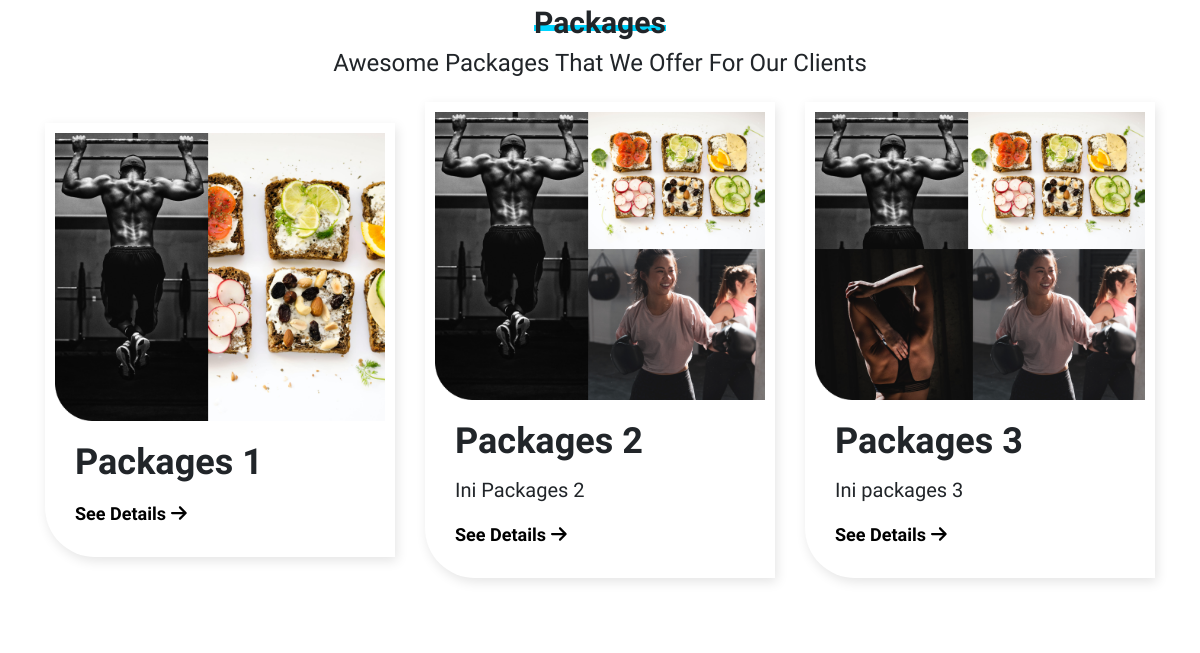
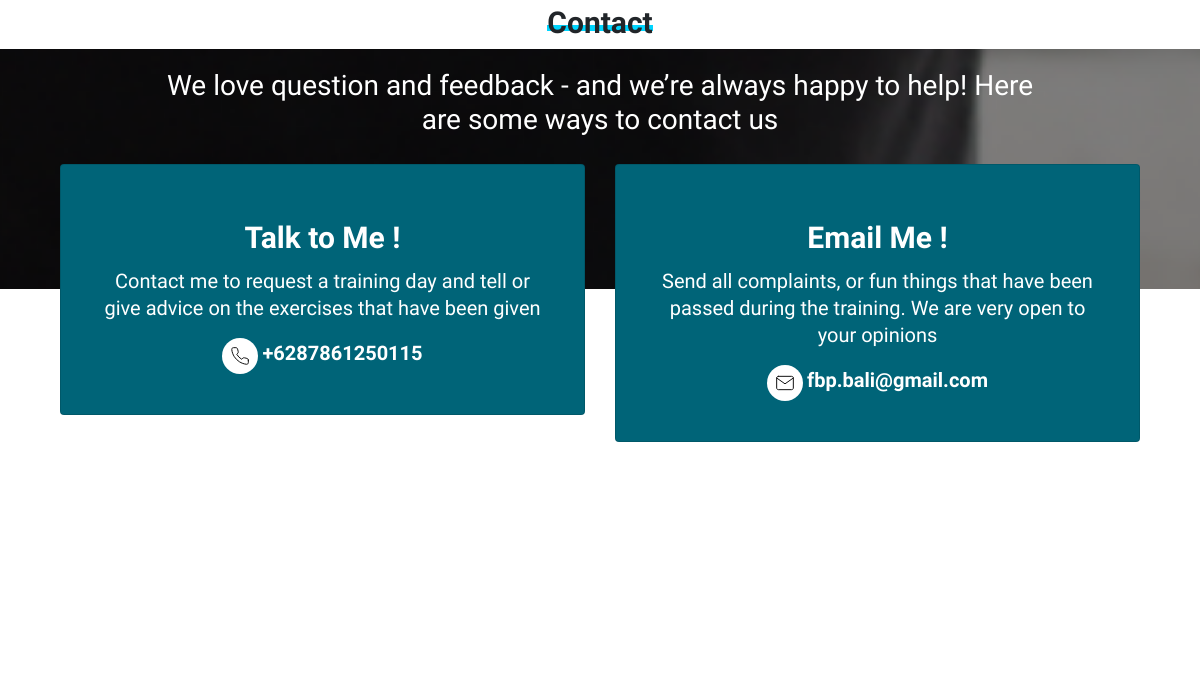
Before: /home/services (middle part) with the older database file (2 pictures, top to bottom).
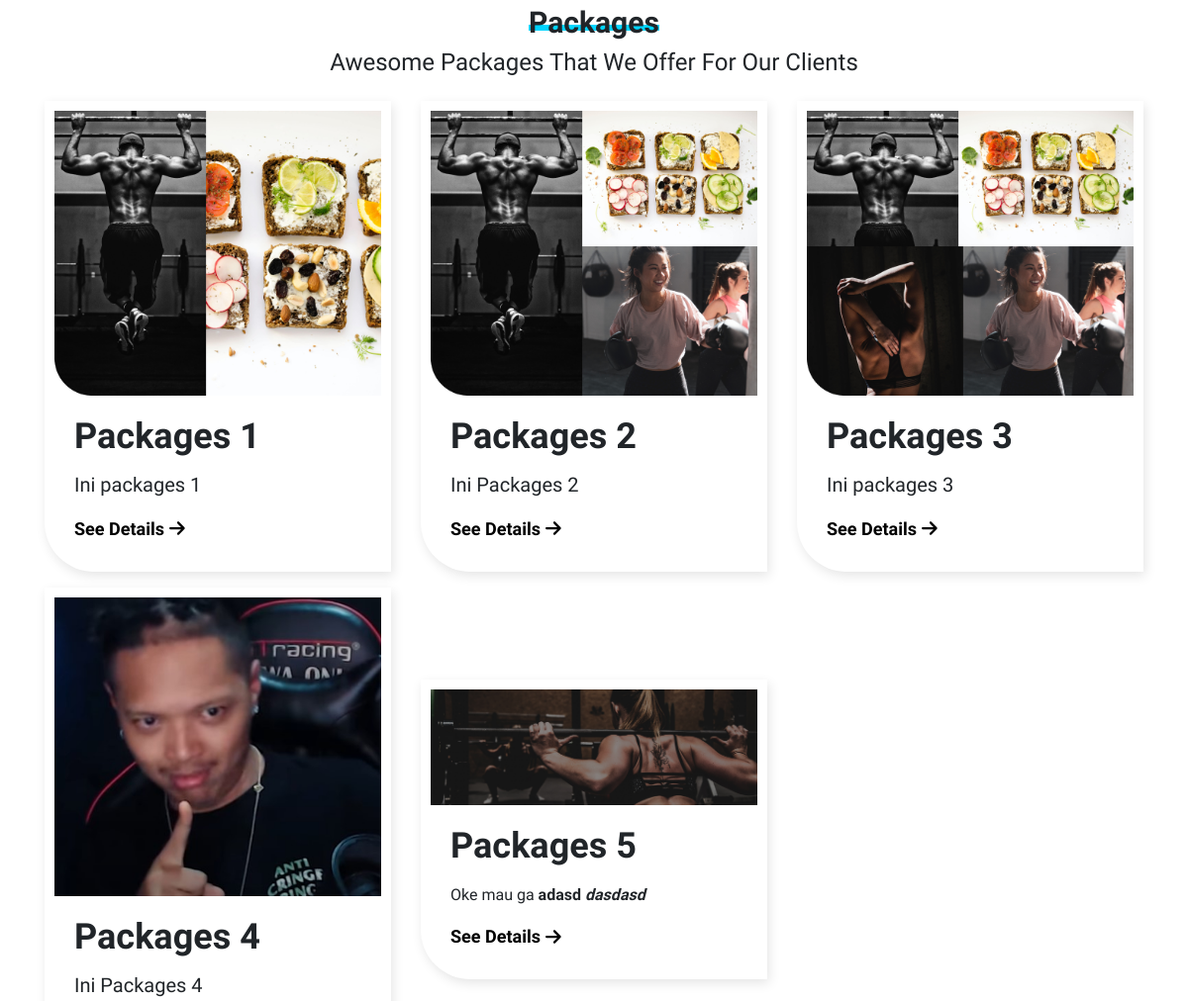
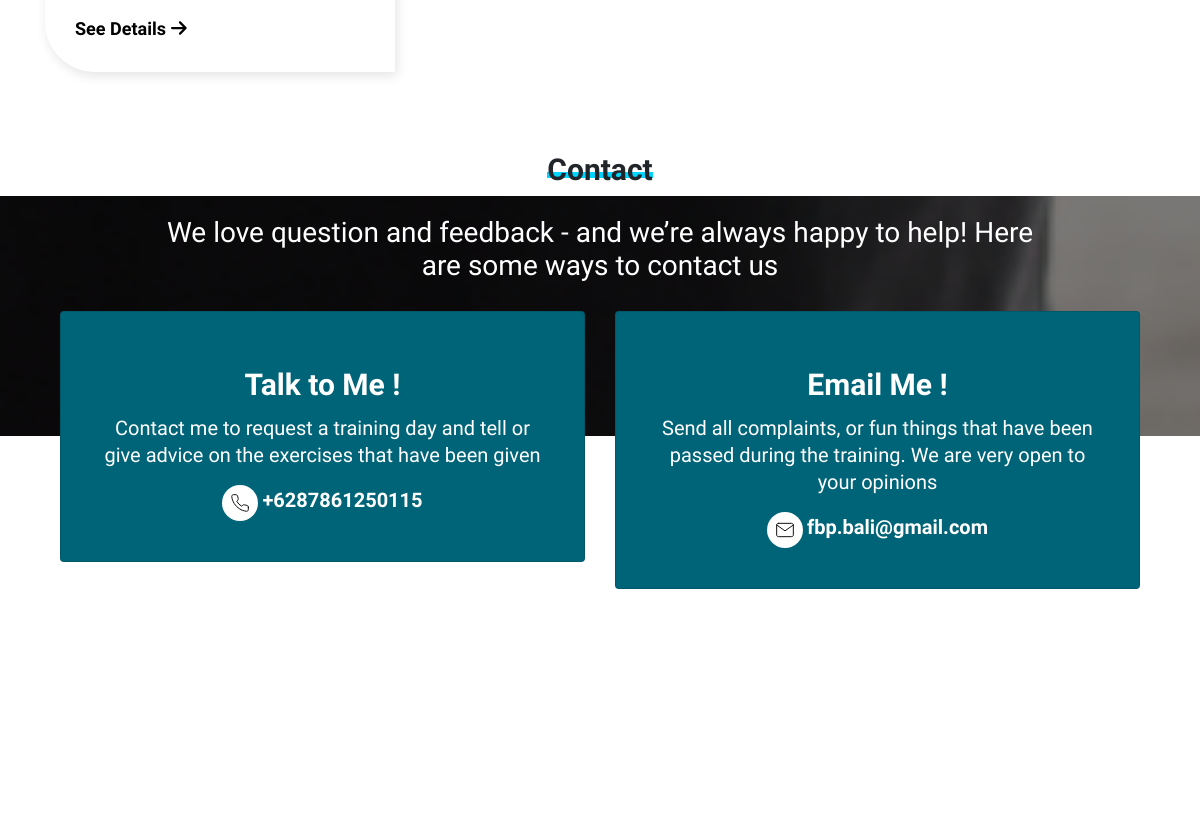
After: the same page with the newer database file (2 pictures, top to bottom).
### tables this page shows
CREATE TABLE `packages` (
  `id` int(11) NOT NULL,
  `title_packages` text NOT NULL,
  `slug` varchar(100) NOT NULL,
  `descriptions` text NOT NULL,
  `photos` varchar(255) NOT NULL,
  `created_at` timestamp NOT NULL DEFAULT CURRENT_TIMESTAMP
);

### app/core/Controller.php (called while the page is built, shortened)
<?php
class Controller
{
    public function view($view, $data = [])
    {
        require_once 'app/views/'. $view . '.php';
    }
    public function model($model)
    {
        return new $model;
    }
}

### app/controllers/home.php (called while the page is built, shortened)
<?php
class Home extends Controller
{
    public function services()
    {
        $data['title'] = 'Future Body Project - Services';
        $data['set_active'] = 'our-services';
        $data['packages'] = $this->model("Packages_model")->getAllPackages();
        $this->view('layouts/header', $data);
        $this->view('home/packages', $data);
        $this->view('layouts/footer',$data);
    }
}

### app/core/App.php (called while the page is built, shortened)
<?php
class App
{
    protected $method = 'index';
    protected $params = [];
    public function __construct()
    {
        $url = $this->parseURL();
        if (file_exists('app/controllers/'. $url[0] .'.php')) {
            unset($url[0]);
        }
        $this->controller = new $this->controller;
        if (isset($url[1])) {
            if(method_exists($this->controller, $url[1])) {
                $this->method = $url[1];
            }
        }
        call_user_func_array([$this->controller, $this->method], $this->params);
    }
    public function parseURL()
    {
        if (isset($_GET['url'])) {
            $url = rtrim($_GET['url'], '/');
            $url = filter_var($url, FILTER_SANITIZE_URL);
            $url = explode('/', $url);
            return $url;
        }
    }
}

### index.php (called while the page is built, shortened)
<?php
$app = new App;

### app/core/Database.php (called while the page is built, shortened)
<?php
class Database
{
    private $host = DB_HOST;
    private $user = DB_USER;
    private $pass = DB_PASS;
    private $name = DB_NAME;
    private $dbh;
    private $stmt;
    public function __construct()
    {
        $dsn = 'mysql:host=' . $this->host . ';dbname=' . $this->name;
        $option = [
            PDO::ATTR_PERSISTENT => true,
            PDO::ATTR_ERRMODE => PDO::ERRMODE_EXCEPTION
        ];
        try {
            $this->dbh = new PDO($dsn, $this->user, $this->pass, $option);
        } catch (PDOException $e) {
            die($e->getMessage());
        }
    }
    public function query($query)
    {
        $this->stmt = $this->dbh->prepare($query);
    }
    public function execute()
    {
        $this->stmt->execute();
    }
    public function resultAll()
    {
        $this->execute();
        return $this->stmt->fetchAll(PDO::FETCH_ASSOC);
    }
}

### app/models/Packages_model.php (called while the page is built, shortened)
<?php
class Packages_model {
    private $db;
    public function __construct()
    {
        $this->db = new Database;
    }
    public function getAllPackages()
    {
        $this->db->query('SELECT * FROM packages');
        return $this->db->resultAll();
    }
}

### app/views/home/packages.php (the view, shortened to what this page needs)
<div class="container" style="margin-top: 5em">
    <div class="row">
        <div class="col-lg-12 col-md-12 text-center">
            <h2 class="text-title">
                <span class="underline-title-text">Packages</span>
            </h2>
            <h2 class="subtitle-text">
                Awesome Packages That We Offer For Our Clients
            </h2>
        </div>
    </div>
</div>
<div class="container">
    <div class="row">
        <?php foreach($data['packages'] as $packages) : ?>
        <div class="col-lg-4 col-md-6 col-sm-6 align-items-center justify-content-center d-flex" data-aos="fade-up"
            data-aos-anchor-placement="top-bottom" data-aos-duration="1000">
            <div class="card-pages-services card mt-3">
                <div class="row no-gutters">
                    <div class="col-lg-12 col-md-12 col-sm-12">
                        <?php if($packages['photos']) : ?>
                        <img class="mt-0" src="<?= baseurl ?>/assets/images/<?= $packages['photos'] ?>" alt=""
                            style="width: 100%">
                        <?php else : ?>
                        <img class="mt-0" src="<?= baseurl ?>/assets/images/default.jpg" alt="" style="width: 100%" />
                        <?php endif; ?>
                    </div>
                    <div class="col-lg-12 col-md-12 col-sm-12">
                        <div class="card-body card-body-packages">
                            <h5 class="card-title title-packages-card"><?= $packages['title_packages']?></h5>
                            <p class="card-text subtitle-packages">
                                <?= html_entity_decode($packages['descriptions'])?>
                            </p>
                            <a href="<?= baseurl?>/home/detail_packages/<?= $packages['id']?>">See Details<i
                                    class="fas fa-arrow-right" style="margin-left: 5px; padding-top: 2px"></i></a>
                        </div>
                    </div>
                </div>
            </div>
        </div>
        <?php endforeach; ?>
    </div>
</div>
<div class="container-lg" style="margin-top: 5em">
    <div class="row">
        <div class="col-lg-12 col-md-12 text-center">
            <h2 class="text-title">
                <span class="underline-title-text">Contact</span>
            </h2>
        </div>
    </div>
</div>
<div class="bg-contact">
    <h1 class="subtitle-contact">
        We love question and feedback - and we’re always happy to help! Here
        <br />
        are some ways to contact us
    </h1>
    <div class="container">
        <div class="container-contact col-md-12 col-sm-12">
            <div class="row row-cols-1 row-cols-md-2">
                <div class="col-lg-6 mb-4">
                    <div class="card card-contact">
                        <div class="card-body">
                            <h5 class="card-title title-card-contact">Talk to Me !</h5>
                            <p class="card-text subtitle-card-contact">
                                Contact me to request a training day and tell or give advice
                                on the exercises that have been given
                            </p>
                            <div class="container">
                                <div class="row">
                                    <div class="col-lg-12 text-center link-contact">
                                        <img src="<?= baseurl ?>/assets/images/phone-contact.svg" alt="" />
                                        <a href="https://api.whatsapp.com/send?phone=6287861250115">+6287861250115</a>
                                    </div>
                                </div>
                            </div>
                        </div>
                    </div>
                </div>
                <div class="col-lg-6 mb-4">
                    <div class="card card-contact">
                        <div class="card-body">
                            <h5 class="card-title title-card-contact">Email Me !</h5>
                            <p class="card-text subtitle-card-contact">
                                Send all complaints, or fun things that have been passed
                                during the training. We are very open to your opinions
                            </p>
                            <div class="container">
                                <div class="row">
                                    <div class="col-lg-12 text-center link-contact">
                                        <img src="<?= baseurl ?>/assets/images/email-card.svg" alt="" />
                                        <a href="">fbp.bali@gmail.com</a>
                                    </div>
                                </div>
                            </div>
                        </div>
                    </div>
                </div>
            </div>
        </div>
    </div>
</div>

### app/views/layouts/header.php (shortened to what this page needs)
<!DOCTYPE html>
<html lang="en">
<head>
    <link rel="stylesheet" href="<?= baseurl; ?>/assets/style/main.css" />
    <link rel="stylesheet" href="https://cdn.jsdelivr.net/npm/bootstrap@4.6.0/dist/css/bootstrap.min.css"
 />
    <link rel="stylesheet" href="<?= baseurl; ?>/assets/style/font-awesome/css/all.css" />
    <link rel="stylesheet" href="https://unpkg.com/aos@next/dist/aos.css" />
</head>
<body>

### app/views/layouts/footer.php (shortened to what this page needs)
<footer>
    <div class="footer">
    </div>
</footer>
</body>
</html>

### assets/style/main.css (style rules this page uses)
* { font-family: "Darker Grotesque", sans-serif; }
.text-title { font-weight: 800; font-size: 30px; }
.subtitle-text { font-weight: 200; font-size: 24px; }
.underline-title-text { background-image: -webkit-gradient(linear, left top, left bottom, to(#00d5ff)); background-image: linear-gradient(#00d5ff 100%); background-repeat: no-repeat; background-size: 100% 0.2em; background-position: 0 70%; }
img { max-width: 100%; height: auto; }
.card-contact { background-color: #006478 !important; padding: 20px; }
.container { position: relative; }
.subtitle-contact { font-weight: 400; font-size: 28px; color: #fff; text-align: center; padding: 20px; }
.subtitle-card-contact { font-weight: 200; font-size: 20px; line-height: 27px; text-align: center; color: #fff; }
.title-card-contact { font-weight: 700; font-size: 30px; margin-top: 15px; text-align: center; color: #fff; }
.link-contact a { text-decoration: none; font-weight: bold; font-size: 20px; color: #ffffff; }
.footer { padding-top: 10em; }
.card-pages-services { border: none !important; padding: 10px; position: relative; display: -webkit-box; display: -ms-flexbox; display: flex; -webkit-box-orient: vertical; -webkit-box-direction: normal; -ms-flex-direction: column; flex-direction: column; min-width: 0; word-wrap: break-word; background-color: #fff; background-clip: border-box; -webkit-box-shadow: 2px 4px 12px #e5e5e5 !important; box-shadow: 2px 4px 12px #e5e5e5 !important; border-radius: 0px 0px 0px 50px !important; }
.card-pages-services img { margin-top: 2rem; }
.card-body-packages a { text-decoration: none; color: #000; font-weight: bold; font-size: 18px; }
.title-packages-card { font-weight: bold; font-size: 36px; }
.subtitle-packages { font-weight: 500; font-size: 20px; }

Changed rows visible on the page:
changed packages "Packages 1": descriptions (not shown) → "Ini packages 1"
added packages: photos (picture), title_packages "Packages 4", descriptions "Ini Packages 4"
added packages: photos (picture), title_packages "Packages 5", descriptions "Oke mau ga adasd dasdasd"
